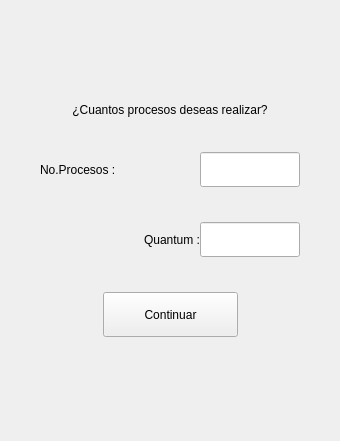
               <widget class="QWidget" name="page_Asignar">
                <layout class="QVBoxLayout" name="verticalLayout_4">
                 <property name="spacing">
                  <number>35</number>
                 </property>
                 <property name="leftMargin">
                  <number>0</number>
                 </property>
                 <property name="topMargin">
                  <number>0</number>
                 </property>
                 <property name="rightMargin">
                  <number>0</number>
                 </property>
                 <property name="bottomMargin">
                  <number>0</number>
                 </property>
                 <item>
                  <spacer name="verticalSpacer_2">
                   <property name="orientation">
                    <enum>Qt::Vertical</enum>
                   </property>
                   <property name="sizeHint" stdset="0">
                    <size>
                     <width>20</width>
                     <height>103</height>
                    </size>
                   </property>
                  </spacer>
                 </item>
                 <item>
                  <widget class="QLabel" name="label_2">
                   <property name="styleSheet">
                    <string notr="true">font: 77 20pt &quot;Arial Black&quot;;</string>
                   </property>
                   <property name="text">
                    <string>¿Cuantos procesos deseas realizar?</string>
                   </property>
                   <property name="textFormat">
                    <enum>Qt::AutoText</enum>
                   </property>
                   <property name="alignment">
                    <set>Qt::AlignCenter</set>
                   </property>
                  </widget>
                 </item>
                 <item>
                  <layout class="QHBoxLayout" name="horizontalLayout_4">
                   <property name="spacing">
                    <number>0</number>
                   </property>
                   <item>
                    <spacer name="horizontalSpacer">
                     <property name="orientation">
                      <enum>Qt::Horizontal</enum>
                     </property>
                     <property name="sizeHint" stdset="0">
                      <size>
                       <width>40</width>
                       <height>20</height>
                      </size>
                     </property>
                    </spacer>
                   </item>
                   <item>
                    <widget class="QLabel" name="label_3">
                     <property name="minimumSize">
                      <size>
                       <width>160</width>
                       <height>35</height>
                      </size>
                     </property>
                     <property name="text">
                      <string>No.Procesos :</string>
                     </property>
                    </widget>
                   </item>
                   <item>
                    <widget class="QLineEdit" name="lineEdit_2">
                     <property name="minimumSize">
                      <size>
                       <width>100</width>
                       <height>35</height>
                      </size>
                     </property>
                     <property name="maximumSize">
                      <size>
                       <width>100</width>
                       <height>40</height>
                      </size>
                     </property>
                     <property name="text">
                      <string/>
                     </property>
                     <property name="maxLength">
                      <number>3</number>
                     </property>
                     <property name="frame">
                      <bool>true</bool>
                     </property>
                     <property name="alignment">
                      <set>Qt::AlignCenter</set>
                     </property>
                    </widget>
                   </item>
                   <item>
                    <spacer name="horizontalSpacer_2">
                     <property name="orientation">
                      <enum>Qt::Horizontal</enum>
                     </property>
                     <property name="sizeHint" stdset="0">
                      <size>
                       <width>40</width>
                       <height>20</height>
                      </size>
                     </property>
                    </spacer>
                   </item>
                  </layout>
                 </item>
                 <item>
                  <layout class="QHBoxLayout" name="horizontalLayout_8">
                   <property name="spacing">
                    <number>0</number>
                   </property>
                   <item>
                    <spacer name="horizontalSpacer_10">
                     <property name="orientation">
                      <enum>Qt::Horizontal</enum>
                     </property>
                     <property name="sizeHint" stdset="0">
                      <size>
                       <width>40</width>
                       <height>20</height>
                      </size>
                     </property>
                    </spacer>
                   </item>
                   <item>
                    <widget class="QLabel" name="label_4">
                     <property name="minimumSize">
                      <size>
                       <width>160</width>
                       <height>35</height>
                      </size>
                     </property>
                     <property name="layoutDirection">
                      <enum>Qt::LeftToRight</enum>
                     </property>
                     <property name="text">
                      <string>Quantum :</string>
                     </property>
                     <property name="alignment">
                      <set>Qt::AlignRight|Qt::AlignTrailing|Qt::AlignVCenter</set>
                     </property>
                    </widget>
                   </item>
                   <item>
                    <widget class="QLineEdit" name="lineEdit_3">
                     <property name="minimumSize">
                      <size>
                       <width>100</width>
                       <height>35</height>
                      </size>
                     </property>
                     <property name="maximumSize">
                      <size>
                       <width>100</width>
                       <height>40</height>
                      </size>
                     </property>
                     <property name="text">
                      <string/>
                     </property>
                     <property name="maxLength">
                      <number>3</number>
                     </property>
                     <property name="frame">
                      <bool>true</bool>
                     </property>
                     <property name="alignment">
                      <set>Qt::AlignCenter</set>
                     </property>
                    </widget>
                   </item>
                   <item>
                    <spacer name="horizontalSpacer_9">
                     <property name="orientation">
                      <enum>Qt::Horizontal</enum>
                     </property>
                     <property name="sizeHint" stdset="0">
                      <size>
                       <width>40</width>
                       <height>20</height>
                      </size>
                     </property>
                    </spacer>
                   </item>
                  </layout>
                 </item>
                 <item>
                  <layout class="QHBoxLayout" name="horizontalLayout_5">
                   <item>
                    <spacer name="horizontalSpacer_3">
                     <property name="orientation">
                      <enum>Qt::Horizontal</enum>
                     </property>
                     <property name="sizeHint" stdset="0">
                      <size>
                       <width>40</width>
                       <height>20</height>
                      </size>
                     </property>
                    </spacer>
                   </item>
                   <item>
                    <widget class="QPushButton" name="pushButton_2">
                     <property name="minimumSize">
                      <size>
                       <width>135</width>
                       <height>45</height>
                      </size>
                     </property>
                     <property name="cursor">
                      <cursorShape>PointingHandCursor</cursorShape>
                     </property>
                     <property name="text">
                      <string>Continuar</string>
                     </property>
                    </widget>
                   </item>
                   <item>
                    <spacer name="horizontalSpacer_4">
                     <property name="orientation">
                      <enum>Qt::Horizontal</enum>
                     </property>
                     <property name="sizeHint" stdset="0">
                      <size>
                       <width>40</width>
                       <height>20</height>
                      </size>
                     </property>
                    </spacer>
                   </item>
                  </layout>
                 </item>
                 <item>
                  <spacer name="verticalSpacer_3">
                   <property name="orientation">
                    <enum>Qt::Vertical</enum>
                   </property>
                   <property name="sizeHint" stdset="0">
                    <size>
                     <width>20</width>
                     <height>104</height>
                    </size>
                   </property>
                  </spacer>
                 </item>
                </layout>
               </widget>
